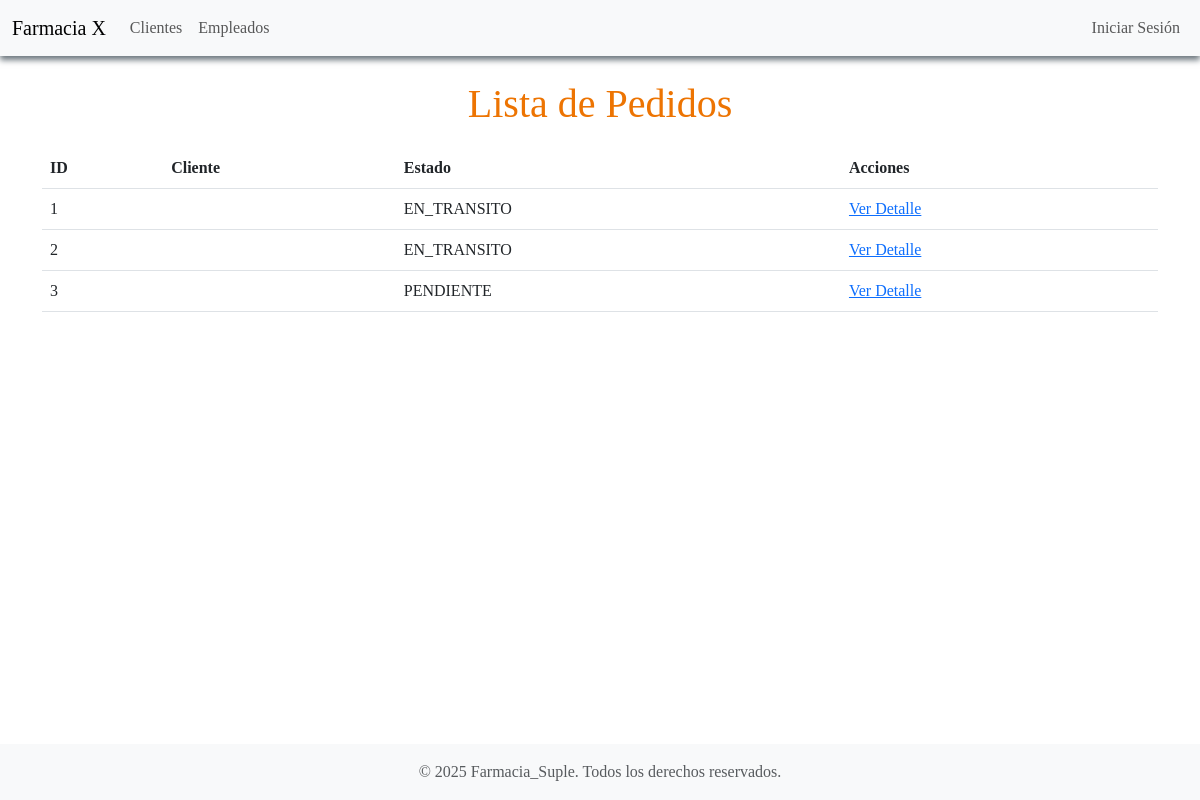
Page /pedidos/ on the committed database.
### pedidos/models.py (models this page shows, shortened)
class Pedido(models.Model):
    ESTADOS = [
        ('PENDIENTE', 'Pendiente'),
        ('EN_TRANSITO', 'En tránsito'),
        ('ENTREGADO', 'Entregado'),
        ('CANCELADO', 'Cancelado'),
        ('EN_PREPARACION', 'En preparación'),
        ('LISTO_PARA_RETIRO', 'Listo para retiro'),
    ]
    OPCIONES_ENTREGA = [
        ('RETIRO_SUCURSAL', 'Retiro en Sucursal'),
        ('ENVIO_DESTINO', 'Envío a Sucursal de Destino'),
    ]
    cliente = models.ForeignKey('usuarios.Cliente', on_delete=models.CASCADE, related_name="pedidos")
    sucursal_origen = models.ForeignKey('inventario.Sucursal', on_delete=models.CASCADE, related_name="pedidos_origen")
    sucursal_destino = models.ForeignKey('inventario.Sucursal', on_delete=models.CASCADE, related_name="pedidos_destino")
    estado = models.CharField(max_length=20, choices=ESTADOS, default='PENDIENTE')
    productos = models.ManyToManyField('inventario.Producto', through='PedidoProducto')
    opcion_entrega = models.CharField(max_length=20, choices=OPCIONES_ENTREGA, default='RETIRO_SUCURSAL')

### pedidos/views.py (the view)
# urls.py: path('pedidos/', pedidos_views.lista_pedidos, name='lista_pedidos'),
def lista_pedidos(request):
    pedidos = Pedido.objects.all()
    return render(request, 'pedidos/lista_pedidos.html', {'pedidos': pedidos})

### templates/pedidos/lista_pedidos.html (shortened to what this page needs)
{% extends 'base.html' %}
{% block content %}
<h1>Lista de Pedidos</h1>
<table class="table">
    <thead>
        <tr>
            <th>ID</th>
            <th>Cliente</th>
            <th>Estado</th>
            <th>Acciones</th>
        </tr>
    </thead>
    <tbody>
        {% for pedido in pedidos %}
        <tr>
            <td>{{ pedido.id }}</td>
            <td>{{ pedido.cliente.usuario.first_name }} {{ pedido.cliente.usuario.last_name }}</td>
            <td>{{ pedido.estado }}</td>
            <td><a href="{% url 'detalle_pedido' pedido.id %}">Ver Detalle</a></td>
        </tr>
        {% endfor %}
    </tbody>
</table>
{% endblock %}

### static/css/styles.css (style rules this page uses)
body { font-family: 'Times New Roman', sans-serif; background-color: #f8f9fa; color: #000000; }
h1 { color: #ed7402; text-align: center; margin-bottom:20px; }

### rows in the picture
Pedido: id "1", estado "EN_TRANSITO"
Pedido: id "2", estado "EN_TRANSITO"
Pedido: id "3", estado "PENDIENTE"
